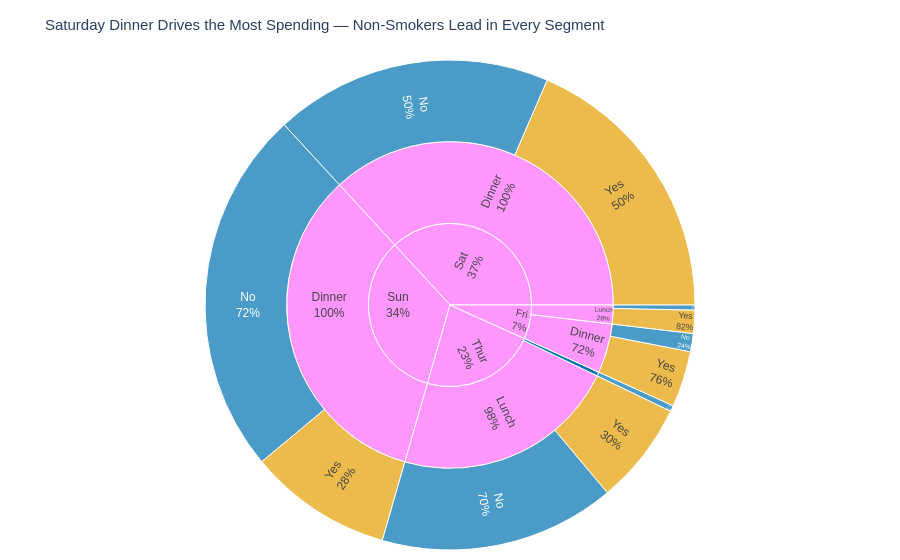

The notebook cell this image was saved under:
### Markdown cell above
---
## Task 2 — Sunburst: Tipping Behaviour by Day and Meal Time

### Code cell
tips = px.data.tips()

tips_agg = (
    tips
    .groupby(['day', 'time', 'smoker'], as_index=False)['total_bill']
    .sum()
)

smoker_colors = {
    'No':  '#0072B2',   
    'Yes': '#E69F00',   
}

days  = tips_agg['day'].unique().tolist()
times = tips_agg['time'].unique().tolist()
grey_sunburst = {node: '#C8C8C8' for node in days + times}
full_sunburst_colors = {**grey_sunburst, **smoker_colors}

fig2 = px.sunburst(
    tips_agg,
    path=['day', 'time', 'smoker'],
    values='total_bill',
    color='smoker',
    color_discrete_map=full_sunburst_colors,
    title='Saturday Dinner Drives the Most Spending — Non-Smokers Lead in Every Segment',
)

fig2.update_traces(
    textinfo='label+percent parent',   
    hovertemplate='<b>%{label}</b><br>Total Bill: $%{value:,.2f}<br>% of parent: %{percentParent:.1%}<extra></extra>',
    insidetextorientation='radial',
    root_color='#F0F0F0',
)

fig2.update_layout(
    margin=dict(t=60, l=10, r=10, b=10),
    font=dict(family='Arial', size=12),
    title_font_size=15,
    legend_title_text='Smoker',
)

fig2.show()

### Figure 1 — Plotly figure (JSON) as saved in the notebook; plotly's stock layout.template omitted (floating-point values rounded to 4 significant figures)
{"data": [{"branchvalues": "total", "customdata": [["(?)"], ["(?)"], ["(?)"], ["(?)"], ["(?)"], ["(?)"], ["(?)"], ["(?)"], ["(?)"], ["No"], ["No"], ["No"], ["No"], ["No"], ["No"], ["No"], ["Yes"], ["Yes"], ["Yes"], ["Yes"], ["Yes"]], "domain": {"x": [0, 1], "y": [0, 1]}, "hovertemplate": "<b>%{label}</b><br>Total Bill: $%{value:,.2f}<br>% of parent: %{percentParent:.1%}<extra></extra>", "ids": ["Thur", "Sat", "Fri", "Thur/Lunch", "Sun/Dinner", "Sat/Dinner", "Fri/Lunch", "Fri/Dinner", "Sun", "Thur/Dinner", "Fri/Dinner/No", "Thur/Dinner/No", "Sun/Dinner/No", "Sat/Dinner/No", "Fri/Lunch/No", "Thur/Lunch/No", "Sun/Dinner/Yes", "Sat/Dinner/Yes", "Fri/Lunch/Yes", "Fri/Dinner/Yes", "Thur/Lunch/Yes"], "insidetextorientation": "radial", "labels": ["Thur", "Sat", "Fri", "Lunch", "Dinner", "Dinner", "Lunch", "Dinner", "Sun", "Dinner", "No", "No", "No", "No", "No", "No", "Yes", "Yes", "Yes", "Yes", "Yes"], "marker": {"colors": ["#FF97FF", "#FF97FF", "#FF97FF", "#FF97FF", "#FF97FF", "#FF97FF", "#FF97FF", "#FF97FF", "#FF97FF", "#0072B2", "#0072B2", "#0072B2", "#0072B2", "#0072B2", "#0072B2", "#0072B2", "#E69F00", "#E69F00", "#E69F00", "#E69F00", "#E69F00"]}, "name": "", "parents": ["", "", "", "Thur", "Sun", "Sat", "Fri", "Fri", "", "Thur", "Fri/Dinner", "Thur/Dinner", "Sun/Dinner", "Sat/Dinner", "Fri/Lunch", "Thur/Lunch", "Sun/Dinner", "Sat/Dinner", "Fri/Lunch", "Fri/Dinner", "Thur/Lunch"], "root": {"color": "#F0F0F0"}, "textinfo": "label+percent parent", "type": "sunburst", "values": [1096.0, 1778.0, 325.9, 1078.0, 1627.0, 1778.0, 89.92, 236.0, 1627.0, 18.78, 57.7, 18.78, 1169.0, 884.8, 15.98, 751.3, 458.3, 893.6, 73.94, 178.3, 326.2]}], "layout": {"font": {"family": "Arial", "size": 12}, "legend": {"title": {"text": "Smoker"}, "tracegroupgap": 0}, "margin": {"b": 10, "l": 10, "r": 10, "t": 60}, "title": {"font": {"size": 15}, "text": "Saturday Dinner Drives the Most Spending — Non-Smokers Lead in Every Segment"}}}
